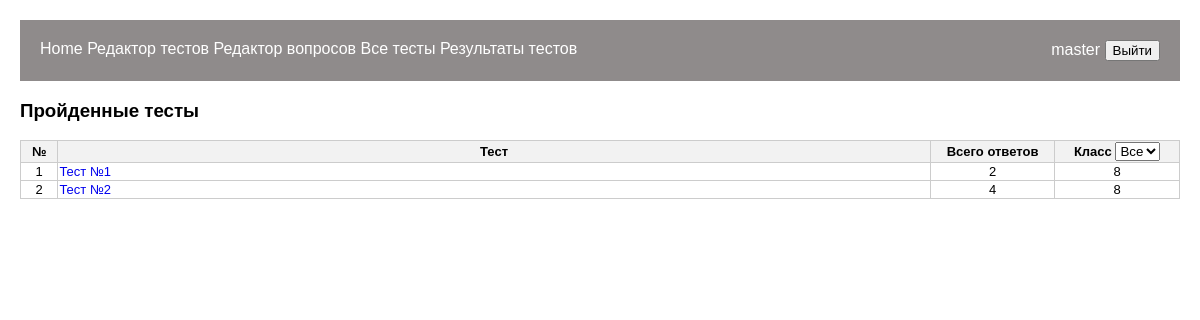
The page /tests/tests_all_results_admin/ (signed in) on the database as committed earlier.
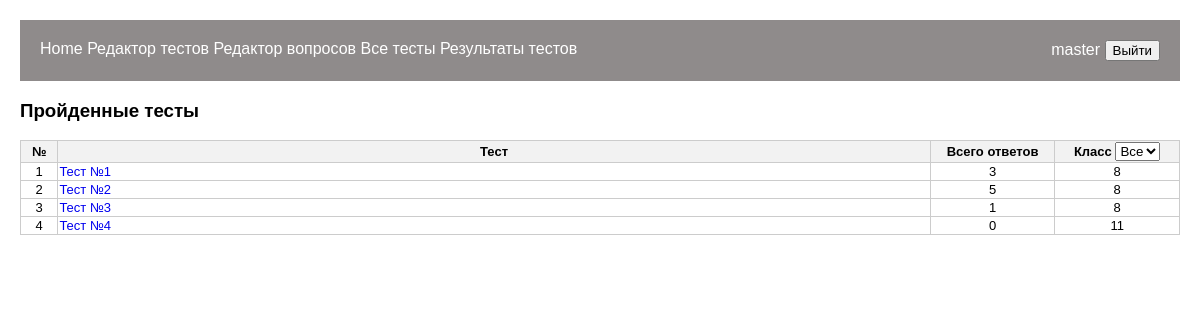
The same page on the database as committed later.
### tests/models.py (models this page shows, shortened)
class Test(models.Model):
    title = models.CharField(max_length=200, verbose_name='Название')
    questions = models.ManyToManyField(Question, verbose_name='Вопросы')
    created_by = models.ForeignKey(User, on_delete=models.CASCADE, verbose_name='Автор')
    time_create_test = models.DateTimeField(default=datetime.datetime.now(), verbose_name='Создано')
    klass_destination = models.CharField(default='7', max_length=2, choices=CLASSES, verbose_name='Класс')
    repeated_answer = models.BooleanField(default=False, verbose_name='Разрешена отправка')
    only_one_answer = models.BooleanField(default=True, verbose_name='Многократность ответов')
    tmp = models.BooleanField(default=True, verbose_name='Без заданий (временный тест)')

### tests/views.py (the view)
# urls.py: path('tests_all_results_admin/', tests_all_results_admin, name='tests_all_results_admin'),
@login_required
def tests_all_results_admin(request):
    if request.user.is_superuser:
        results = StudentResponse.objects.all()
        tests = Test.objects.exclude(tmp=True)
        count_results = {res.test_id:0 for res in results}
        for res in results:
            count_results[res.test_id] += 1
        data = {test: [test, count_results[test.id] if StudentResponse.objects.filter(test_id=test.id).exists() else 0] for test in tests}
        return render(request, 'tests/tests_all_results_admin.html', {'data': data})
    else:
        return redirect('login')

### tests/templates/tests/tests_all_results_admin.html (shortened to what this page needs)
{% extends 'tests/base.html' %}
{% block content %}
<h3>Пройденные тесты</h3>
<table id="table_total">
    <thead>
        <tr>
            <th style="width: 3%">№</th>
            <th style="width: 70%;">Тест</th>
            <th style="width: 10%">Всего ответов</th>
            <th style="width: 10%">
                <label for="classFilter">Класс</label>
                <select id="classFilter">
                    <option value="">Все</option>
                </select>
            </th>
        </tr>
    </thead>
    <tbody>
        {% for key, value in data.items %}
        <tr data-class="{{ value.0.klass_destination }}">
            <td align="center">
                {{ forloop.counter }}
            </td>
            <td>
                <a href="{% url 'test_students_results' value.0.id %}">{{ value.0.title }}</a>
            </td>
            <td align="center">
                {{ value.1 }}
            </td>
            <td align="center">
                {{ value.0.klass_destination }}
            </td>
        </tr>
        {% endfor %}
    </tbody>
</table>
{% endblock %}

Rows that differ between the two databases and show on the page:
changed Test "Тест №1": value "2" → "3"
changed Test "Тест №2": value "4" → "5"
now on this page (row edited): Test: title "Тест №3", value "1", klass_destination "8"
now on this page (row edited): Test: title "Тест №4", value "0", klass_destination "11"
